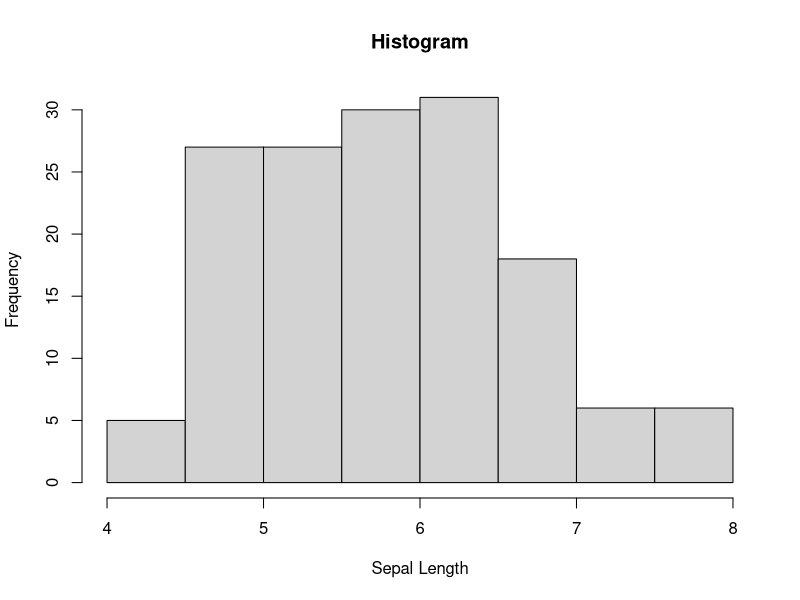
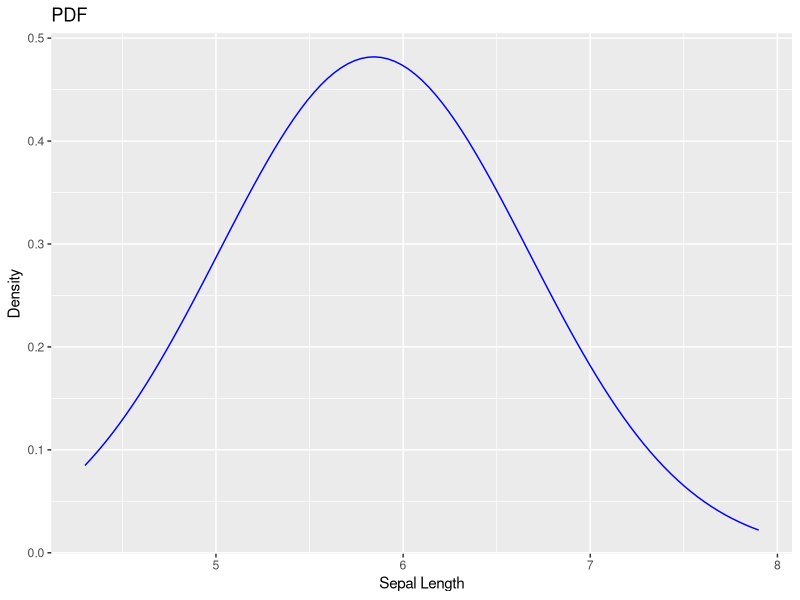
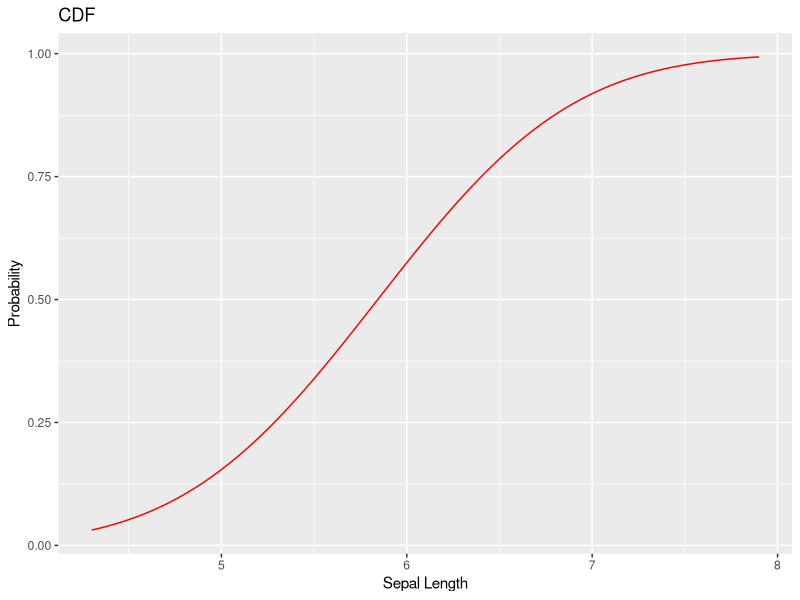
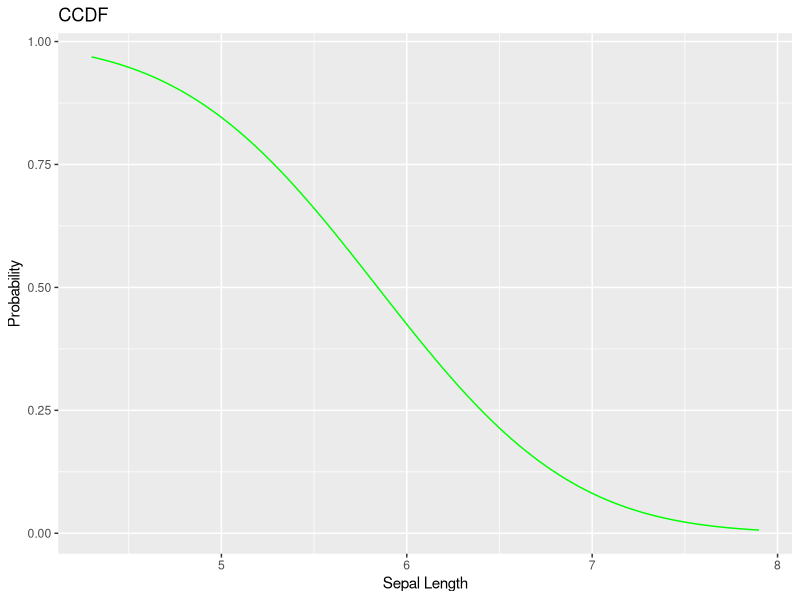
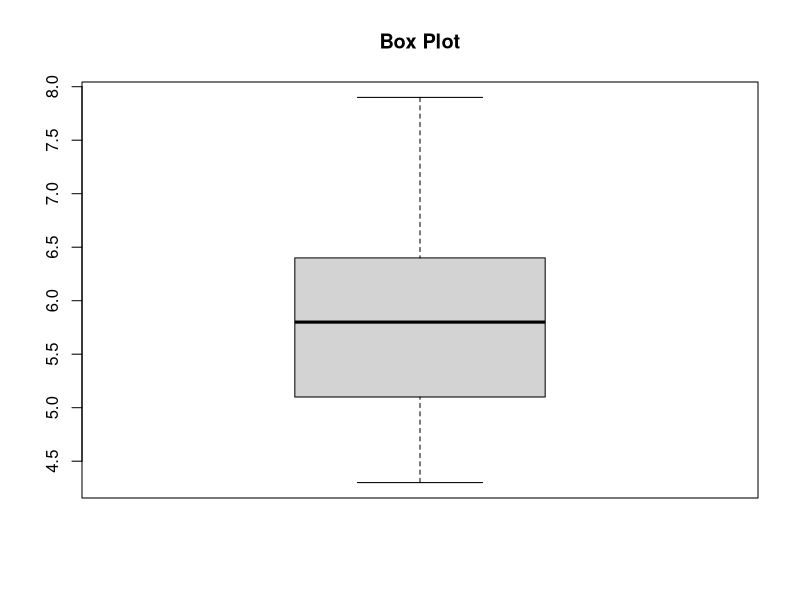
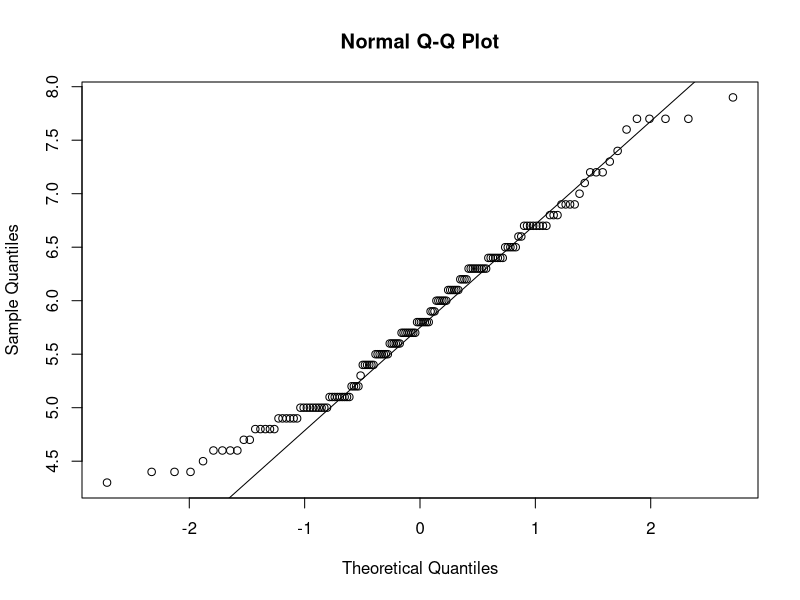

These figures' R source, in order:
# Load required libraries

library(ggplot2)  # For creating visualizations
library(reshape2) # For reshaping data

# Dataset: Iris
data(iris)

# Histogram
hist(iris$Sepal.Length, main = "Histogram", xlab = "Sepal Length", ylab = "Frequency")

# The histogram shows the distribution of the Sepal Length variable.
# It provides information about the frequency or count of different Sepal Length values.

# Probability Density Function (PDF)
ggplot(data.frame(x = iris$Sepal.Length), aes(x = x)) +
  stat_function(fun = dnorm, args = list(mean = mean(iris$Sepal.Length), sd = sd(iris$Sepal.Length)), color = "blue") +
  labs(title = "PDF", x = "Sepal Length", y = "Density")

# Cumulative Density Function (CDF)
ggplot(data.frame(x = iris$Sepal.Length), aes(x = x)) +
  stat_function(fun = pnorm, args = list(mean = mean(iris$Sepal.Length), sd = sd(iris$Sepal.Length)), color = "red") +
  labs(title = "CDF", x = "Sepal Length", y = "Probability")

# Complementary Cumulative Density Function (CCDF) {the reverse of CDF}
ggplot(data.frame(x = iris$Sepal.Length), aes(x = x)) +
  stat_function(fun = function(x) 1 - pnorm(x, mean = mean(iris$Sepal.Length), sd = sd(iris$Sepal.Length)), color = "green") +
  labs(title = "CCDF", x = "Sepal Length", y = "Probability")

# Box plot
boxplot(iris$Sepal.Length, main = "Box Plot")

# QQ plot
qqnorm(iris$Sepal.Length) #Compares sepal length against the normal distribution
#If the points 100% follow the diagonal, the distribution is perfectly normal
qqline(iris$Sepal.Length)
